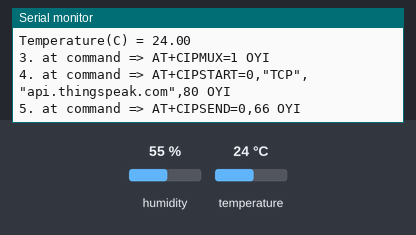
A sketch run on a simulated Arduino Uno, built with avr-gcc and run on an emulated ATmega328P. Shown: the last lines printed to the serial monitor. The inputs (shaded band) are chosen by the test bench; at power-on: humidity 55 %, temperature 24 °C. The modem accepts every AT command (registered, SIM ready, sends succeed) and sends nothing else.

Above: at 1.2 s.
1.3 s: humidity set to 22 %
At 2.7 s:
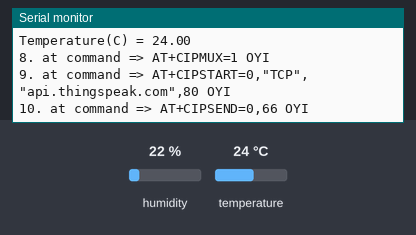
4.9 s: temperature set to 12 °C
At 5.6 s:
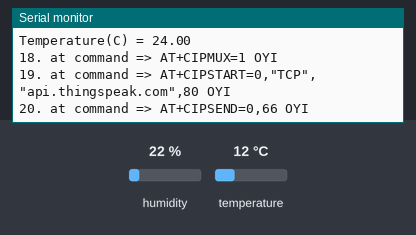
6.4 s: humidity set to 40 %
At 8.2 s:
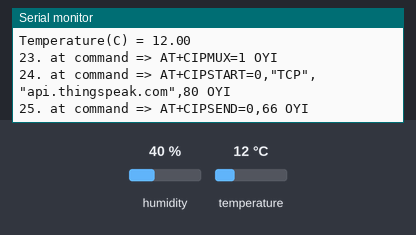
Timing chart, 0 to 9.7 s (numbered marks = the images above; inputs shaded):
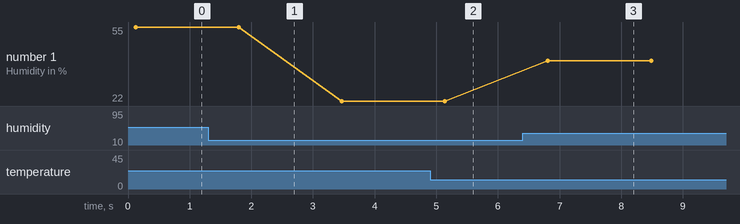

Measured:
- after the input at 6.4 s, the serial monitor: prints a new line after 0.41 s (image 3)
- plotted number 1: 55 → 22 after the input at 1.3 s

The sketch:

DHT11TestThingSpeak.ino
```cpp
#include <DHT.h>
#include <SoftwareSerial.h> //for the esp8266
//Define RX and TX for the Esp8266
#define TX 2
#define RX 3
//Define DHT11 signal pin
#define DHT_pin 11
//name DHT for calling
DHT dht;

//Varaibles for the esp8266 to connect to the Wifi and Thingspeak
String AP = "MortyMcFly2020";
String PASS = "Valorant2020!";
String API = "TEYZT9TII939X3CQ";
String HOST = "api.thingspeak.com";
String PORT = "80";
int countTrueCommand;
int countTimeCommand;
boolean found = false;
int valSensor = 1;

SoftwareSerial esp8266(RX,TX);

void setup() {
  Serial.begin(9600);
  esp8266.begin(115200);
  dht.setup(11);
  sendCommand("AT", 5, "OK");
  sendCommand("AT+CWMODE=1", 5, "OK");
  sendCommand("AT+CWJAP=\""+AP+"\",\""+PASS+"\"",20,"OK");
}

void loop() {
  String getData = "GET /update?api_key="+API+"&field1="+getTemperatureValue()+"&field2="+getHumidityValue();
  sendCommand("AT+CIPMUX=1",5,"OK");
  sendCommand("AT+CIPSTART=0,\"TCP\",\""+ HOST +"\","+ PORT,15,"OK");
  sendCommand("AT+CIPSEND=0," +String(getData.length()+4), 4, ">");
  esp8266.println(getData);
  delay(1500);
  countTrueCommand++;
  sendCommand("AT+CIPCLOSE=0", 5, "OK");
}

void sendCommand(String command, int maxTime, char readReplay[]){
  Serial.print(countTrueCommand);
  Serial.print(". at command => ");
  Serial.print(command);
  Serial.print(" ");
  while(countTimeCommand < (maxTime*1)){
    esp8266.println(command);
    if(esp8266.find(readReplay)){
      found = true;
      break;
    }
    countTimeCommand++;
  }
  if(found == true){
    Serial.println("OYI");
    countTrueCommand++;
    countTimeCommand = 0;
  }
  if(found == false){
    Serial.println("Fail");
    countTrueCommand = 0;
    countTimeCommand = 0;
  }
  found = false;
}

String getTemperatureValue(){
  float temperature = dht.getTemperature();
  Serial.print("Temperature(C) = ");
  Serial.println(temperature);
  return String(temperature);
}

String getHumidityValue(){
  float humidity = dht.getHumidity();
  Serial.print("Humidity in % = ");
  Serial.println(humidity);
  return String(humidity);
}
```
